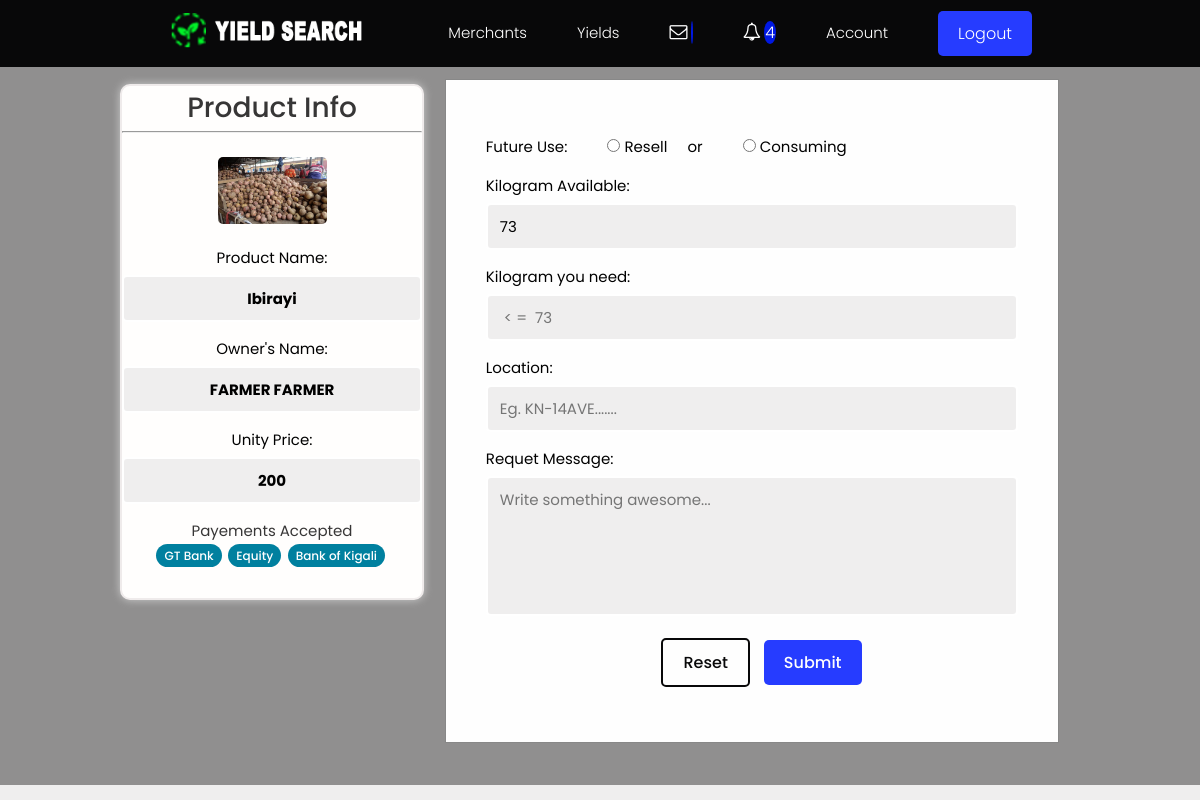
/products/checkout-product/b98c0e063a014c78bda537adc0f1d3c4/ (signed in), run on an earlier commit of the app's database.
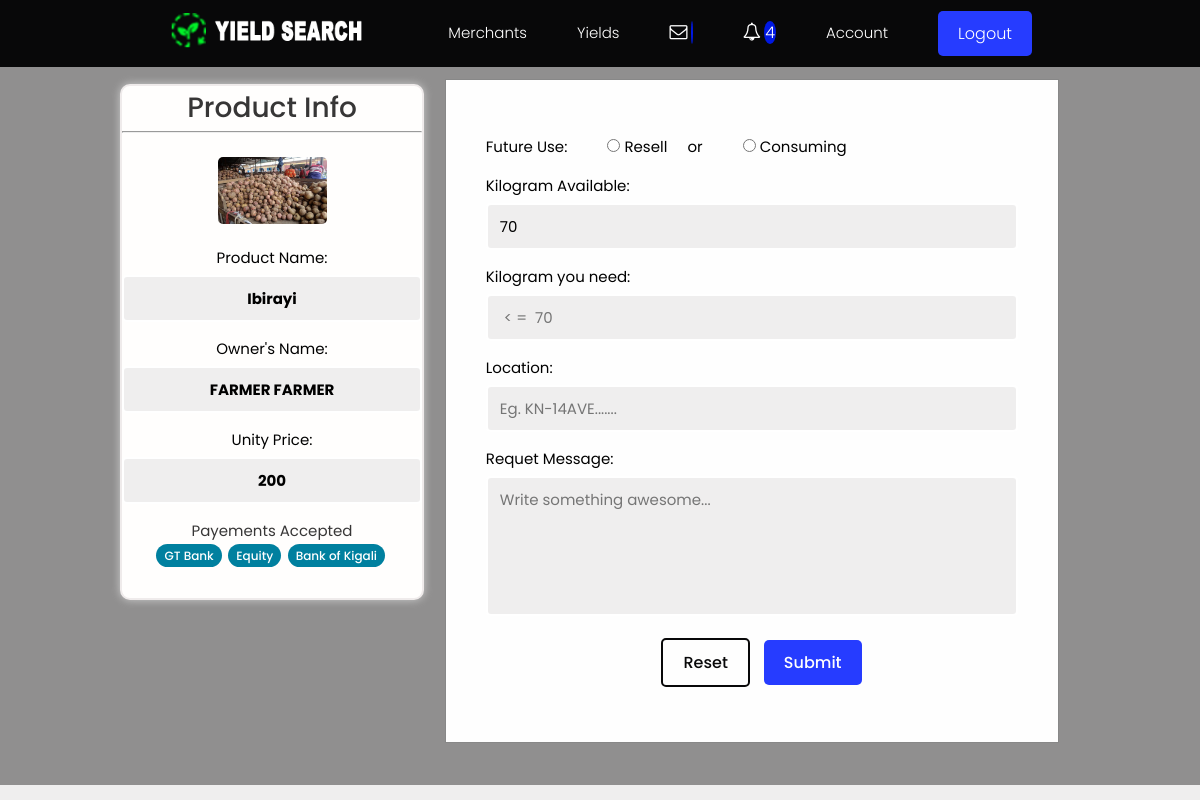
And on a later commit of the database.
### products/models.py (models this page shows, shortened)
class Product(models.Model):
    owner = models.ForeignKey(Profile, null=True, blank=True, on_delete=models.CASCADE, related_name='owner')
    name = models.ForeignKey('SingleProduct', default=uuid.uuid4, on_delete=models.CASCADE, null=True, related_name = 'product')
    description = models.TextField(null=True, blank=True)
    featured_image = models.ImageField(null=True, blank=True, default="default.jpg")
    quantity = models.PositiveIntegerField(null=True, blank=True, default=0)
    location = models.CharField(max_length=100, null=True, blank=True)
    payments = models.ManyToManyField('Payment', blank=True, default="In Hand")
    instock = models.BooleanField(blank=True, null=True, default=True)
    vote_total = models.IntegerField(default=0, null=True, blank=True)
    vote_ratio = models.IntegerField(default=0, null=True, blank=True)
    updated = models.DateTimeField(auto_now=True)
    created = models.DateTimeField(auto_now_add=True)
    id = models.UUIDField(default=uuid.uuid4, unique=True,primary_key=True, editable=True)
    class Meta:
        ordering = ['-vote_ratio', '-vote_total', '-created']
    @property
    def imageURL(self):
        try:
            url = self.featured_image.url
        except:
            url = ''
        return url

class SingleProduct(models.Model):
    name = models.CharField(max_length=200, null=True, blank=True, default="Ibirayi")
    price = models.PositiveIntegerField(null=True, blank=True, default=0)
    unity = models.CharField(max_length=200, null=True, blank=True, default="Kilogram")
    created = models.DateTimeField(auto_now_add=True)
    updated = models.DateTimeField(auto_now=True)
    id = models.UUIDField(default=uuid.uuid4, unique=True,
                          primary_key=True, editable=False)
    class Meta:
        verbose_name_plural = "Category"

### users/models.py (models this page shows, shortened)
class Profile(models.Model):
    user = models.OneToOneField(
        User, on_delete=models.CASCADE, null=True, blank=True, related_name="profile")
    name = models.CharField(max_length=200, blank=True, null=True)
    email = models.EmailField(max_length=500, blank=True, null=True)
    username = models.CharField(max_length=200, blank=True, null=True)
    born = models.DateField(max_length=200, null=True, verbose_name="Date of Birth")
    username = models.CharField(max_length=200, blank=True, null=True)
    location = models.CharField(max_length=200, blank=True, null=True)
    nid = models.CharField(max_length=16, blank=True, null=True)
    bio = models.TextField(blank=True, null=True)
    profile_image = models.ImageField(
        null=True, blank=True, upload_to='profiles/', default="profiles/user-default.png")
    account = models.CharField(max_length=200, blank=True, null=True)
    phone1 = models.CharField(blank=True,  max_length=13,  null=True, help_text='Example +2507XXXXXXXXXXX')
    phone2 = models.CharField(blank=True,  max_length=13, null=True, help_text='Example +2507XXXXXXXXXXX')
    created = models.DateTimeField(auto_now_add=True)
    updated = models.DateTimeField(auto_now=True)
    id = models.UUIDField(default=uuid.uuid4, unique=True,
                          primary_key=True, editable=False)
    class Meta:
        ordering = ['created']

### products/views.py (the view)
# urls.py: path('checkout-product/<str:pk>/', views.checkOutProduct, name="checkout-product"),
@login_required(login_url="login")
def checkOutProduct(request, pk):
    if request.user.is_staff:
        return redirect('adminlog')
    if request.user.is_authenticated:
        check = request.user.profile
        if check.bio == None:
            messages.info(request, "Complete profile first!")
            return redirect('account')
        else:
            pass
    else:
        pass
    product = Product.objects.get(id=pk)
    profile = request.user.profile
    if product.owner == profile:
        messages.info(request, 'You can not buy your own product')
        return redirect('account')
    context = {'product': product}
    return render(request, 'products/checkout.html', context)

### products/models.py (called while the page is built)
    def __str__(self):
        return self.name

### products/templates/products/checkout.html (shortened to what the changed rows need)
{% extends 'main.html' %}
{% block content %}
<main class="settingsPage profile my-md opacBg">
  <div class="container ">
    <div class="layout">
      <div class="column column--1of3">
        <div class="card text-center info">
            <h4> Product Info</h4>
            <hr>
            <br>
           <img id="myModalImg" style="max-width:109px" alt="{{product.name.name}}" class="singleProject__preview"  src="{{ product.imageURL }}" alt="portfolio thumbnail" />
                        <div class="form__field">
                        <label for="formInput#text">Product Name: </label>
                        <input
                            class="input input--text"
                            id="formInput#text"
                            type="text"
                            name="text"
                            value = "{{product.name.name}}"
                            placeholder="Enter your full name" readonly
                        />
                        </div>
                        <div class="form__field">
                        <label for="formInput#text">Owner's Name: </label>
                        <input
                            class="input input--text"
                            id="formInput#text"
                            type="text"
                            name="text"
                            value = "{{product.owner.name}}" readonly
                        />
                        </div>
                        <div class="form__field">
                        <label for="formInput#text"> Unity Price: </label>
                        <input
                            class="input input--text"
                            id="formInput#text"
                            type="text"
                            name="text"
                            value = "{{product.name.price}}" readonly
                        />
                        </div>
                     <label for="formInput#text"> Payements Accepted </label><br>
                    {% for payment in product.payments.all|slice:'3' %}
                    <span class="tag tag--pill tag--main">
                        <small>{{payment}}</small>
                    </span>
                    {% endfor %}<br><br>
        </div>
      </div>
      <div class="column column--2of3 modal-contentForm">
                    <form action="{% url 'process-order' product.owner.id %}" class="form" method="POST">
                        <div class="form__field">
                        <div class="form__field">
                             <label for="formInput#text"> {{product.name.unity}} Available: </label>
                        <input class="input input--text" id="formInput#text"
                            type="number" name="TotalQuantity"
                            value = "{{product.quantity}}"  readonly
                        />
                        </div>
                        <div class="form__field">
                        <label for="formInput#text">  {{product.name.unity}} you need: </label>
                        <input
                            class="input input--text"
                            id="number-field"
                            placeholder = " < =  {{product.quantity}}"
                            type="number" required
                            name="quantityNeeded"
                            value = ""
                        />
                        </div>
                        </form>
      </div>
    </div>
  </div>
</main>
{% endblock %}

What changed in the data, as far as the page shows it:
changed Product "Kilogram": TotalQuantity "73" → "70"; quantityNeeded "< = 73" → "< = 70"
